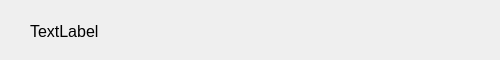
<?xml version="1.0" encoding="UTF-8" ?>
<ui version="4.0">
    <class>UnfinishedItem</class>
    <widget class="QWidget" name="UnfinishedItem">
        <property name="geometry">
            <rect>
                <x>0</x>
                <y>0</y>
                <width>500</width>
                <height>60</height>
            </rect>
        </property>
        <property name="windowTitle">
            <string>UnfinishedItem</string>
        </property>
        <widget class="QWidget" name="widget_backgound" native="true">
            <property name="geometry">
                <rect>
                    <x>0</x>
                    <y>0</y>
                    <width>661</width>
                    <height>60</height>
                </rect>
            </property>
            <property name="styleSheet">
                <string notr="true" />
            </property>
            <widget class="QLabel" name="label_filename">
                <property name="geometry">
                    <rect>
                        <x>30</x>
                        <y>21</y>
                        <width>91</width>
                        <height>21</height>
                    </rect>
                </property>
                <property name="font">
                    <font>
                        <family>Arial</family>
                        <pointsize>12</pointsize>
                    </font>
                </property>
                <property name="text">
                    <string>TextLabel</string>
                </property>
            </widget>
            <widget class="QLabel" name="label_musicPath">
                <property name="geometry">
                    <rect>
                        <x>220</x>
                        <y>20</y>
                        <width>231</width>
                        <height>21</height>
                    </rect>
                </property>
                <property name="font">
                    <font>
                        <family>Arial</family>
                        <pointsize>12</pointsize>
                    </font>
                </property>
                <property name="text">
                    <string />
                </property>
            </widget>
        </widget>
    </widget>
    <layoutdefault spacing="6" margin="11" />
    <resources />
    <connections />
</ui>
